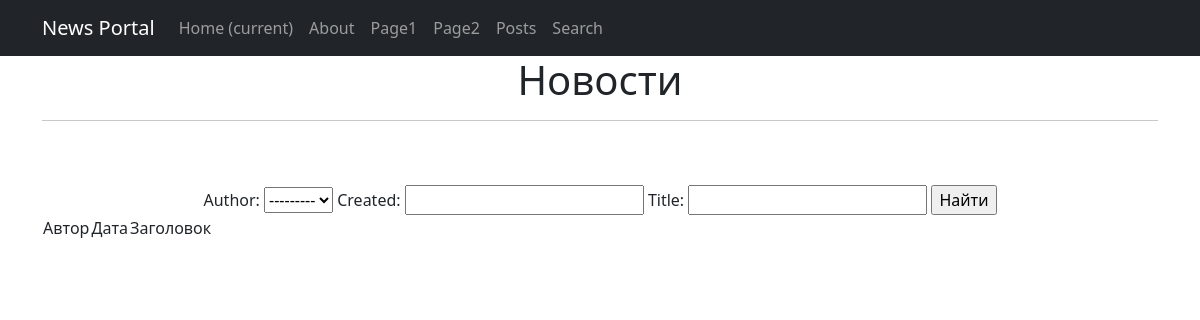
The page /posts/search/ on the database as committed earlier.
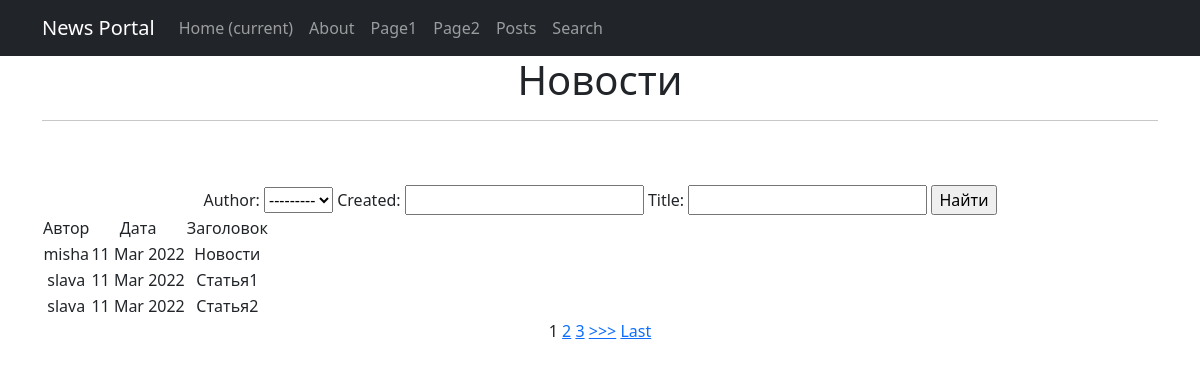
The same page on the database as committed later.
### portal/models.py (models this page shows, shortened)
class Post(models.Model):
    article = 'a'
    news = 'n'
    POST_TYPE = [
        (article, "Статья"),
        (news, "Новость")
    ]
    author = models.ForeignKey(Author, on_delete = models.CASCADE)
    post_type = models.CharField(max_length = 1, choices = POST_TYPE, default = article)
    created = models.DateTimeField(auto_now_add = True)
    cats = models.ManyToManyField(Category, through = 'PostCategory')
    title = models.CharField(max_length = 255)
    text = models.TextField()
    rating = models.IntegerField(default = 0)

class Author(models.Model):
    user = models.OneToOneField(User, on_delete = models.CASCADE)
    rating = models.IntegerField(default = 0)
    def __str__(self):
        return f'{self.user}'

### portal/views.py (the view)
# urls.py: urlpatterns = [ path('search/', PostsList2.as_view()),
class PostsList2(ListView):
    model = Post  # указываем модель, объекты которой мы будем выводить
    template_name = 'posts.html'
    context_object_name = 'posts'
    queryset = Post.objects.order_by('-id')
    paginate_by = 1
    ordering = ['title']
    def get_context_data(self,**kwargs):
        context = super().get_context_data(**kwargs)
        context['filter'] = PostFilter(self.request.GET, queryset=self.get_queryset())
        return context

### templates/posts.html (shortened to what this page needs)
{% extends 'flatpages/default.html' %}
{% block content %}
    <h1>Новости</h1>
    <hr>
<br>
<br>
<form method="GET">
    {{ filter.form }}
    <input type="submit" value="Найти">
</form>
 <table>
            <thead>
                <td>
                    Автор
                </td>
                <td>
                    Дата
                </td>
                <td>
                    Заголовок
                </td>
            </thead>
        {% for post in filter.qs %}
            <tr>
                <td>
                    {{ post.author }}
                </td>
                <td>
                    {{ post.created|date:'d M Y'}}
                </td>
                <td>
                    {{ post.title}}
                </td>
            </tr>
        {% endfor %}
        </table>
{% if is_paginated %}
    {% for num in page_obj.paginator.page_range %}
        {% if page_obj.number == num %}
            <a>{{ num }}</a>
        {% elif num > page_obj.number|add:'-3' and num < page_obj.number|add:'3' %}
            <a href="?page={{ num }}">{{ num }}</a>
        {% endif %}
    {% endfor %}
    {% if page_obj.has_next %}
        <a href="?page={{ page_obj.next_page_number }}">>>></a>
        <a href="?page={{ page_obj.paginator.num_pages }}">Last</a>
    {% endif %}
{% endif %}
{% endblock content %}

### templates/flatpages/default.html (shortened to what this page needs)
<!DOCTYPE html>
<html lang="en">
    <head>
        {% load static %}
        <link href="{% static 'css/styles.css' %}" rel="stylesheet" />
    </head>
    <body>
        <nav class="navbar navbar-expand-lg navbar-dark bg-dark static-top">
           <div class="container">
               <a class="navbar-brand" href="#">News Portal</a>
               <div class="collapse navbar-collapse" id="navbarResponsive">
                   <ul class="navbar-nav ml-auto">
                       <li class="nav-item active">
                           <a class="nav-link" href="#">Home
                               <span class="sr-only">(current)</span>
                           </a>
                       </li>
                       <li class="nav-item">
                           <a class="nav-link" href="/about/">About</a>
                       </li>
                       <li class="nav-item">
                           <a class="nav-link" href="/page1/">Page1</a>
                       </li>
                       <li class="nav-item">
                           <a class="nav-link" href="/page2/">Page2</a>
                       </li>
                       <li class="nav-item">
                           <a class="nav-link" href="/posts/">Posts</a>
                       </li>
                       <li class="nav-item">
                           <a class="nav-link" href="/search/">Search</a>
                       </li>
                   </ul>
               </div>
           </div>
        </nav>
        <div class="container">
           <div class="row">
               <div class="col-lg-12 text-center">
                   {% block content %}{% endblock content %}
               </div>
           </div>
        </div>
    </body>
</html>

Rows that differ between the two databases and show on the page:
added Post: author "misha", created "11 Mar 2022", title "Новости"
added Post: author "slava", created "11 Mar 2022", title "Статья1"
added Post: author "slava", created "11 Mar 2022", title "Статья2"
Other text that changed with them:
new list line: "1"
new list line: "2"
new list line: "3"
text now shown: ">>> Last"
